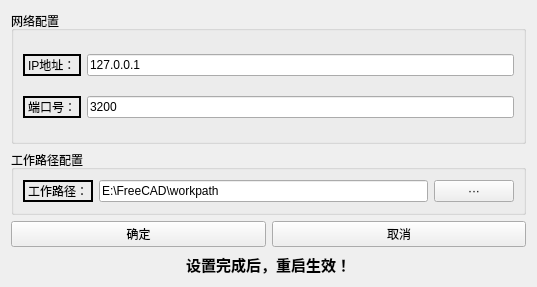
<?xml version="1.0" encoding="UTF-8"?>
<ui version="4.0">
 <class>Dialog_ConfigDlg</class>
 <widget class="QWidget" name="Dialog_ConfigDlg">
  <property name="geometry">
   <rect>
    <x>0</x>
    <y>0</y>
    <width>537</width>
    <height>287</height>
   </rect>
  </property>
  <property name="windowTitle">
   <string>配置</string>
  </property>
  <layout class="QGridLayout" name="gridLayout_2">
   <item row="1" column="0">
    <widget class="QGroupBox" name="groupBox_2">
     <property name="title">
      <string>工作路径配置</string>
     </property>
     <layout class="QGridLayout" name="gridLayout_3">
      <item row="1" column="0">
       <layout class="QHBoxLayout" name="horizontalLayout_4">
        <item>
         <widget class="QLabel" name="label_4">
          <property name="frameShape">
           <enum>QFrame::WinPanel</enum>
          </property>
          <property name="text">
           <string>工作路径：</string>
          </property>
         </widget>
        </item>
        <item>
         <widget class="QLineEdit" name="lineEdit_WorkPath">
          <property name="text">
           <string>E:\FreeCAD\workpath</string>
          </property>
         </widget>
        </item>
       </layout>
      </item>
      <item row="0" column="0">
       <spacer name="verticalSpacer_4">
        <property name="orientation">
         <enum>Qt::Vertical</enum>
        </property>
        <property name="sizeHint" stdset="0">
         <size>
          <width>20</width>
          <height>40</height>
         </size>
        </property>
       </spacer>
      </item>
      <item row="1" column="1">
       <widget class="QPushButton" name="pushBtn_chooseWorkPath">
        <property name="text">
         <string>···</string>
        </property>
       </widget>
      </item>
      <item row="2" column="1">
       <spacer name="verticalSpacer_5">
        <property name="orientation">
         <enum>Qt::Vertical</enum>
        </property>
        <property name="sizeHint" stdset="0">
         <size>
          <width>20</width>
          <height>40</height>
         </size>
        </property>
       </spacer>
      </item>
     </layout>
    </widget>
   </item>
   <item row="0" column="0">
    <widget class="QGroupBox" name="groupBox">
     <property name="title">
      <string>网络配置</string>
     </property>
     <layout class="QGridLayout" name="gridLayout">
      <item row="0" column="0">
       <spacer name="verticalSpacer">
        <property name="orientation">
         <enum>Qt::Vertical</enum>
        </property>
        <property name="sizeHint" stdset="0">
         <size>
          <width>20</width>
          <height>40</height>
         </size>
        </property>
       </spacer>
      </item>
      <item row="2" column="0">
       <spacer name="verticalSpacer_2">
        <property name="orientation">
         <enum>Qt::Vertical</enum>
        </property>
        <property name="sizeHint" stdset="0">
         <size>
          <width>20</width>
          <height>40</height>
         </size>
        </property>
       </spacer>
      </item>
      <item row="1" column="0">
       <layout class="QHBoxLayout" name="horizontalLayout">
        <item>
         <widget class="QLabel" name="label">
          <property name="frameShape">
           <enum>QFrame::WinPanel</enum>
          </property>
          <property name="text">
           <string>IP地址：</string>
          </property>
         </widget>
        </item>
        <item>
         <widget class="QLineEdit" name="lineEdit_IPAddress">
          <property name="text">
           <string>127.0.0.1</string>
          </property>
         </widget>
        </item>
       </layout>
      </item>
      <item row="3" column="0">
       <layout class="QHBoxLayout" name="horizontalLayout_3">
        <item>
         <widget class="QLabel" name="label_2">
          <property name="frameShape">
           <enum>QFrame::WinPanel</enum>
          </property>
          <property name="text">
           <string>端口号：</string>
          </property>
         </widget>
        </item>
        <item>
         <widget class="QLineEdit" name="lineEdit_Port">
          <property name="text">
           <string>3200</string>
          </property>
         </widget>
        </item>
       </layout>
      </item>
      <item row="4" column="0">
       <spacer name="verticalSpacer_3">
        <property name="orientation">
         <enum>Qt::Vertical</enum>
        </property>
        <property name="sizeHint" stdset="0">
         <size>
          <width>20</width>
          <height>40</height>
         </size>
        </property>
       </spacer>
      </item>
     </layout>
    </widget>
   </item>
   <item row="2" column="0">
    <spacer name="verticalSpacer_6">
     <property name="orientation">
      <enum>Qt::Vertical</enum>
     </property>
     <property name="sizeHint" stdset="0">
      <size>
       <width>20</width>
       <height>40</height>
      </size>
     </property>
    </spacer>
   </item>
   <item row="4" column="0">
    <layout class="QVBoxLayout" name="verticalLayout_2">
     <item>
      <widget class="QLabel" name="label_3">
       <property name="font">
        <font>
         <pointsize>11</pointsize>
         <weight>75</weight>
         <bold>true</bold>
        </font>
       </property>
       <property name="frameShape">
        <enum>QFrame::NoFrame</enum>
       </property>
       <property name="frameShadow">
        <enum>QFrame::Sunken</enum>
       </property>
       <property name="text">
        <string>设置完成后，重启生效！</string>
       </property>
       <property name="alignment">
        <set>Qt::AlignCenter</set>
       </property>
      </widget>
     </item>
    </layout>
   </item>
   <item row="3" column="0">
    <layout class="QHBoxLayout" name="horizontalLayout_2">
     <item>
      <widget class="QPushButton" name="pushButton_ok">
       <property name="text">
        <string>确定</string>
       </property>
      </widget>
     </item>
     <item>
      <widget class="QPushButton" name="pushButton_cancel">
       <property name="text">
        <string>取消</string>
       </property>
      </widget>
     </item>
    </layout>
   </item>
  </layout>
 </widget>
 <resources/>
 <connections/>
</ui>
